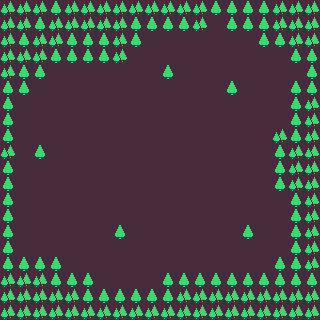

Below is a game level as drawn by its tile map, then a one-line description and the .tmx file that defines it, in full:
An orthogonal 20x20 tile map with 16x16 px tiles, 1 tile layer (Camada de Blocos 1).

<map version="1.10" tiledversion="1.11.2" orientation="orthogonal" renderorder="right-down" width="20" height="20" tilewidth="16" tileheight="16" infinite="0" nextlayerid="2" nextobjectid="1">
 <tileset firstgid="1" source="colored_packed.tsx" />
 <layer id="1" name="Camada de Blocos 1" width="20" height="20">
  <data encoding="csv">
102,102,102,50,102,102,102,102,102,102,102,102,102,50,50,50,50,102,102,102,
102,102,50,102,102,102,102,102,50,50,50,50,102,1,50,50,50,102,102,102,
102,50,102,102,50,50,50,102,50,1,1,1,1,1,1,1,50,50,102,102,
102,102,102,50,50,50,50,102,1,1,1,1,1,1,1,1,1,1,50,50,
102,50,50,1,1,1,1,1,1,1,50,1,1,1,1,1,1,1,1,50,
50,50,1,1,1,1,1,1,1,1,1,1,1,1,50,1,1,1,50,50,
50,1,1,1,1,1,1,1,1,1,1,1,1,1,1,1,1,1,50,102,
50,1,1,1,1,1,1,1,1,1,1,1,1,1,1,1,1,1,50,102,
50,1,1,1,1,1,1,1,1,1,1,1,1,1,1,1,1,102,50,102,
102,1,50,1,1,1,1,1,1,1,1,1,1,1,1,1,1,50,102,102,
50,1,1,1,1,1,1,1,1,1,1,1,1,1,1,1,1,50,102,102,
50,1,1,1,1,1,1,1,1,1,1,1,1,1,1,1,1,50,102,102,
50,1,1,1,1,1,1,1,1,1,1,1,1,1,1,1,1,1,50,102,
50,1,1,1,1,1,1,1,1,1,1,1,1,1,1,1,1,1,50,102,
50,1,1,1,1,1,1,50,1,1,1,1,1,1,1,50,1,1,50,102,
50,1,1,1,1,1,1,1,1,1,1,1,1,1,1,1,1,1,50,102,
50,50,50,50,1,1,1,1,1,1,1,1,1,1,1,1,1,50,50,102,
102,102,102,50,50,50,1,1,1,1,50,50,50,50,50,50,50,50,50,50,
102,102,102,102,102,50,50,50,50,50,50,102,102,102,102,102,102,102,102,102,
102,102,102,102,102,102,102,102,102,102,102,102,102,102,102,102,102,102,102,102
</data>
 </layer>
</map>
